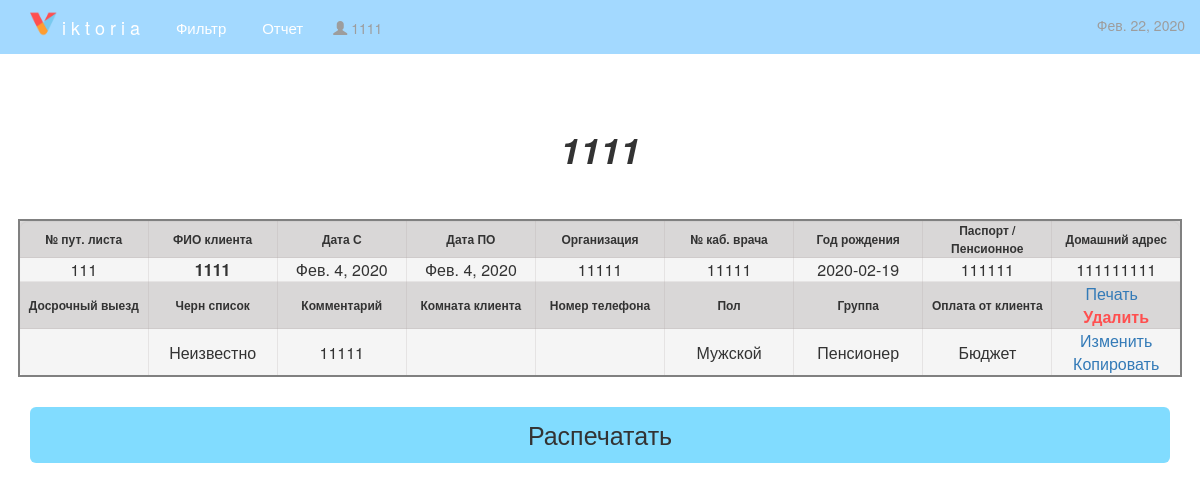
The app's page /print_costumer/47/, older data.
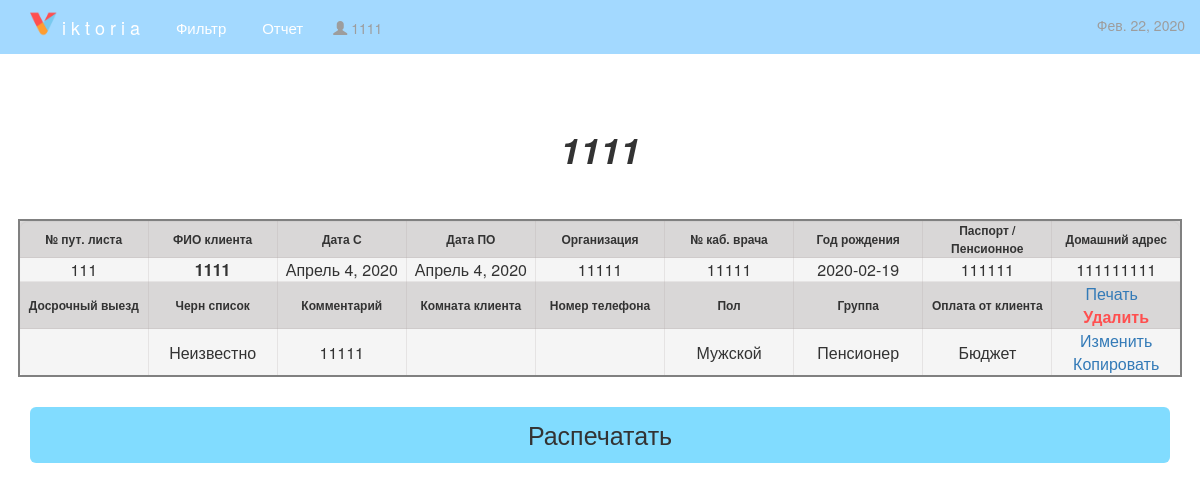
The same page, newer data.
### posts/models.py (models this page shows, shortened)
class Person(models.Model):
    MALE = [
        ("Мужской", "Мужской"),
        ("Женский", "Женский"),
    ]
    GROUP = [
        ('Неизвестно', 'Неизвестно'),
        ("Пенсионер", "Пенсионер"),
        ("Инвалид", "Инвалид"),
        ("Глухонемой", "Глухонемой"),
        ("Общество слепых", "Общество слепых"),
    ]
    PAY = [
        ('Неизвестно', 'Неизвестно'),
        ('Бюджет', "Бюджет"),
        ('Наличка', "Наличка"),
        ('Перечисление', "Перечисление"),
    ]
    BLACK_LIST = [
        ('Неизвестно', 'Неизвестно'),
        ('Белый', 'Белый'),
        ('Черный', 'Черный'),
    ]
    number = models.CharField(default=1, max_length=20, help_text='№ пут. листа', null=True, blank=True)
    date_in = models.DateField(default=date.today, max_length=20, null=True, blank=False)
    date_out = models.DateField(default=date.today, max_length=20, null=True, blank=False)
    company = models.CharField(default='New company', max_length=50, help_text='Организация')
    cab_number = models.CharField(default='Cab. number', max_length=5, help_text='№ каб. врача')
    full_name = models.CharField(default='Full name', max_length=100, help_text='ФИО клиента', null=True, blank=True)
    birth_year = models.CharField(default='Birth YEAR', max_length=12, help_text='Год рождения')
    passport = models.CharField(default='Passport', max_length=50, help_text='Паспорт / пенсионное')
    address = models.CharField(default='Address', max_length=200, help_text='Домашний адресс')
    early_departure = models.DateField(default='Departure', max_length=20, null=True, blank=True)
    black_list = models.CharField(max_length=20, choices=BLACK_LIST, default='black_list')
    note = models.CharField(default='Notes', max_length=500, help_text='Комментарий', null=True, blank=True)
    room = models.CharField(default='room', max_length=10, help_text='Room', null=True, blank=True)
    phone = models.CharField(default='phone', max_length=20, help_text='phone', null=True, blank=True)
    male = models.CharField(max_length=20, choices=MALE, default='male')
    group = models.CharField(max_length=20, choices=GROUP, default='group')
    pay = models.CharField(max_length=20, choices=PAY, default='pay')

### posts/views.py (the view)
# urls.py: path('print_costumer/<int:id>/', views.print_costumer),
def print_costumer(request, id):
    person = Person.objects.get(id=id)
    dated = date.today()
    return render(request, "print_costumer.html", {"person": person, 'date': dated})

### posts/templates/print_costumer.html (shortened to what this page needs)
{% extends 'base.html' %}
{% load static %}
{% block navbar %}
    <p class="navbar-text navbar-left" style="margin-top: 18px;">
        <i class="glyphicon glyphicon-user"></i> {{ person.full_name }}
    </p>
    <p class="navbar-text navbar-right">
        {{ date }}
    </p>
{% endblock %}
{% block content %}
    <div class="p1age-header">
        <h1 align="center"><br><b> <em>{{ person.full_name }}</em></b></h1>
    </div><br><br>
    <table class="well" width="97%">
        <thead>
        <th width="11%">№ пут. листа</th>
        <th width="11%">ФИО клиента</th>
        <th width="11%">Дата С</th>
        <th width="11%">Дата ПО</th>
        <th width="11%">Организация</th>
        <th width="11%">№ каб. врача</th>
        <th width="11%">Год рождения</th>
        <th width="11%">Паспорт / Пенсионное</th>
        <th width="11%">Домашний адрес</th>
        </thead>
        <tr>
            <td>{{ person.number }}</td>
            <td><b>{{ person.full_name }}</b></td>
            <td>{{ person.date_in }}</td>
            <td>{{ person.date_out }}</td>
            <td>{{ person.company }}</td>
            <td>{{ person.cab_number }}</td>
            <td>{{ person.birth_year }}</td>
            <td>{{ person.passport }}</td>
            <td>{{ person.address }}</td>
        </tr>
        <thead>
        <th>Досрочный выезд</th>
        <th>Черн список</th>
        <th>Комментарий</th>
        <th>Комната клиента</th>
        <th>Номер телефона</th>
        <th>Пол</th>
        <th>Группа</th>
        <th>Оплата от клиента</th>
        <td>
            <a href="../../print_costumer/{{ person.id }}">Печать</a>&nbsp;&nbsp;
            <a class="delete-a" href="../../delete/{{ person.id }}">Удалить</a>
        </td>
        </thead>
        <tr>
            <td>
            </td>
            <td>{{ person.black_list }}</td>
            <td>{{ person.note }}</td>
            <td>{{ person.room }}</td>
            <td>{{ person.phone }}</td>
            <td>{{ person.male }}</td>
            <td>{{ person.group }}</td>
            <td>{{ person.pay }}</td>
            <td>
                <a href="../../edit/{{ person.id }}">Изменить</a>
                <a href="../../copy/{{ person.id }}">Копировать</a>
            </td>
        </tr>
    </table>
    <a class="print-doc btn btn-default btn-lg btn-block btn_sub" href="javascript:(print());">Распечатать</a>
{% endblock %}

### posts/templates/base.html (shortened to what this page needs)
{% load static %}
<!DOCTYPE html>
<html lang="en">
<head>
    <link rel="stylesheet" href="{% static 'css/bootstrap.min.css' %}">
    <link rel="stylesheet" href="{% static 'css/project.css' %}">
</head>
<body>
<nav class="navbar navbar-inverse navbar-fixed-top" role="navigation">
    <div class="container">
        <a href="/" class="navbar-brand">
            <img src="{% static 'images/favicon.png' %}" style="height: 27px; display:inline-block; vertical-align: bottom; margin-top: -5px;"> i k t o r i a
        </a>
        <a href="../../filter/?csrfmiddlewaretoken=lLGtHFK7Ylai5IauUcatqiLTvBcNoeZA5R5QtCsHETbHi3WfGKlXuL6Wh1Y9EZi8&male=Все&group=Все&pay=Все&date_in=&date_out=" class="navbar-brand" style="display:inline-block; vertical-align: bottom; margin-top: 3px; font-size: 15px">
            &nbsp;&nbsp;&nbsp;&nbsp;  Фильтр
        </a>
        <a href="../../report/" class="navbar-brand" style="display:inline-block; vertical-align: bottom; margin-top: 3px; font-size: 15px">
            &nbsp;&nbsp;&nbsp;&nbsp;  Отчет
        </a>
        {% block navbar %}
        {% endblock %}
    </div>
</nav>
{% block content %}
{% endblock %}
</body>
{% block footer %}
<footer>
    <br><br><br>
</footer>
{% endblock %}
</html>

### posts/static/css/project.css (style rules this page uses)
body { padding-top: 70px; }
.navbar-inverse { background-color: rgba(0, 149, 255, 0.36); backdrop-filter: saturate(499%) blur(2px); border-color: #ffffff00; }
.navbar-inverse .navbar-brand { color: #ffffff; }
th { text-align: center; font-size: 12px; font-family: inherit; }
.well { margin-left: auto; margin-right: auto; border: 2px solid; border-color: grey; border-radius: 10px; }
.btn_sub { width: 95%; margin-left: auto; margin-right: auto; background-color: #57d0ffbf; border-color: #ffffff00; font-family: inherit; font-size: 25px; }
thead { background-color: #9e989854; }
td, th { text-align: center; border: 1px solid #9e98982e; }
.delete-a { color: #ff4f4f; font-weight: 600; }
.print-doc { margin-top: 30px; }

Row changes from the older to the newer data that the page shows:
changed Person "Неизвестно": date_in "Фев. 4, 2020" → "Апрель 4, 2020"; date_out "Фев. 4, 2020" → "Апрель 4, 2020"
